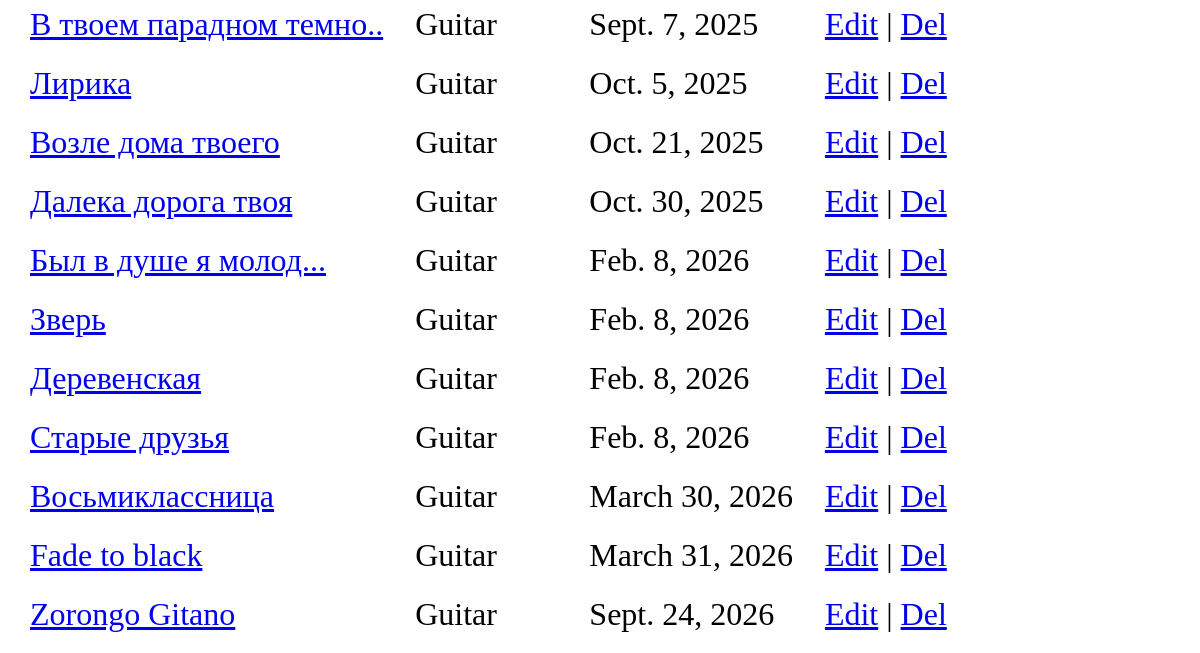
The app's page / (signed in, lower part), older data.
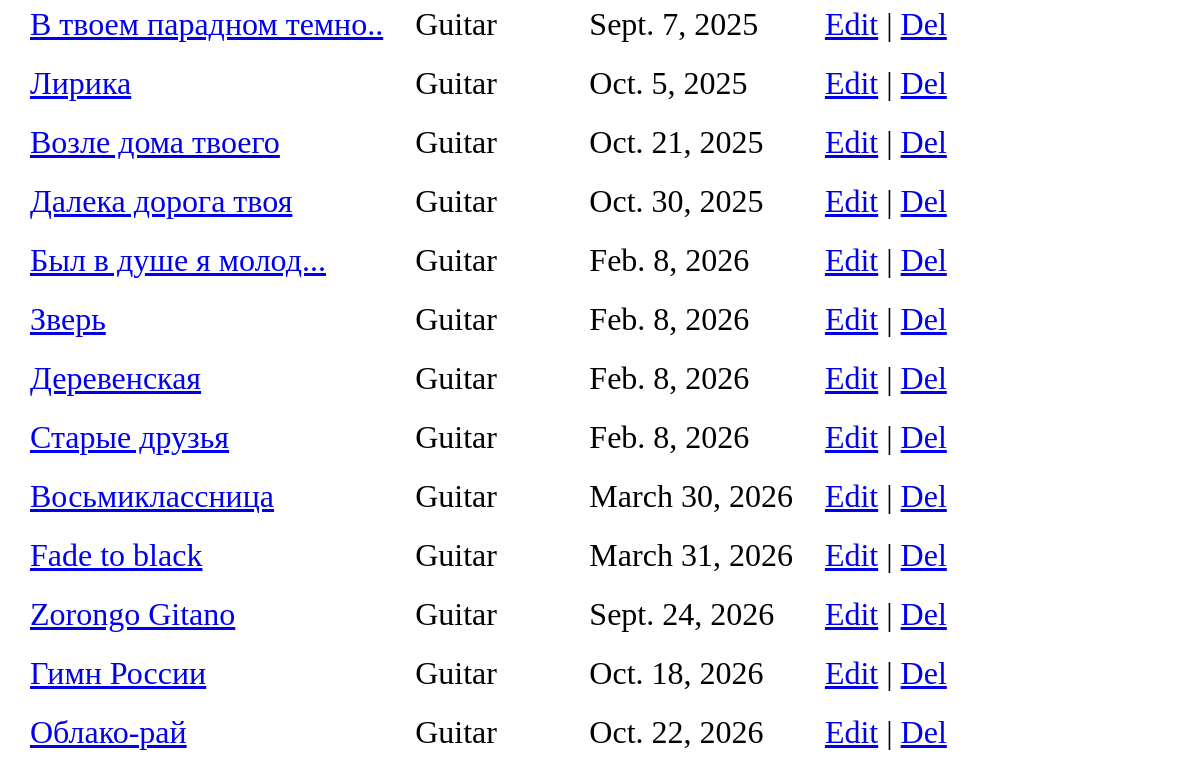
The same page, newer data.
### app/models.py (models this page shows)
class Melody(models.Model):
    name = models.CharField(max_length=200, unique=True)
    type = models.CharField(max_length=20, null=True, blank=True)
    date = models.DateTimeField()
    comment = models.CharField(max_length=200, blank=True)

### app/views.py (the view)
# urls.py: path("", views.index),
@login_required
def index(request):
    melodies = Melody.objects.all()
    return render(request, "index.html", {"melodies": melodies})

### app/templates/index.html (shortened to what this page needs)
{% extends "base.html" %}
    {% block content %}
        <body>
            <table>
                {% for melody in melodies %}
                <tr>
                    <td><a href="show_melody/{{melody.id}}">{{ melody.name }}</a></td>
                    <td>{{ melody.type }}</td>
                    <td>{{ melody.date.date }}</td>
                    <td><a href="edit_melody/{{melody.id}}">Edit</a> | <a href="confirm_delete/{{melody.id}}">Del</a></td>
                </tr>
                {% endfor %}
            </table>
        </body>
    {% endblock content %}

Row changes from the older to the newer data that the page shows:
added Melody: name "Гимн России", type "Guitar", date "Oct. 18, 2026"
added Melody: name "Облако-рай", type "Guitar", date "Oct. 22, 2026"
